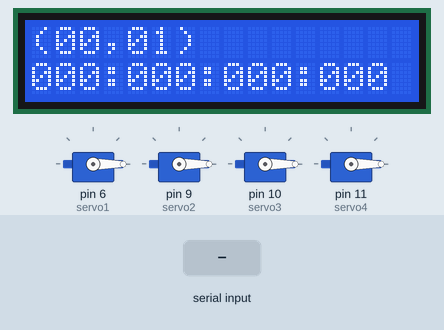
Bench run of a sketch on a simulated Arduino Uno, built with avr-gcc and run on an emulated ATmega328P. On the bench: 16×2 character LCD, 4 × servo. Inputs (shaded band) come from the test bench.

Above: at 1.2 s.
1.3 s: "90,45," received over Serial
At 4.1 s:
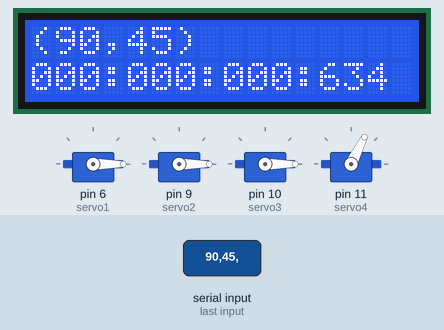
4.3 s: "1," received over Serial
At 6.0 s:
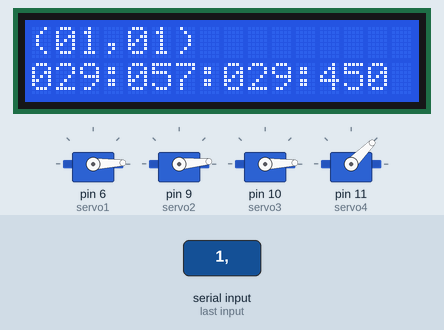
7.1 s: "5," received over Serial
At 9.8 s:
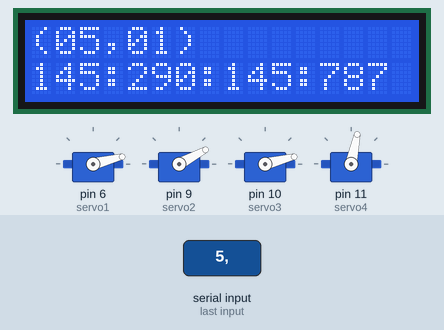
10.1 s: "90," received over Serial
At 12.8 s:
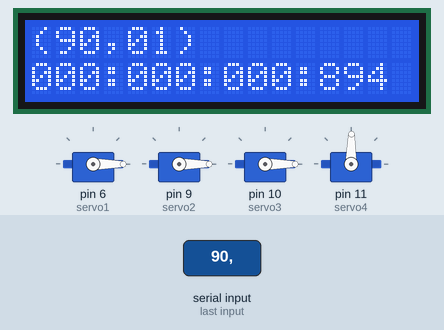
Timing chart, 0 to 14.1 s (numbered marks = the images above; inputs shaded):
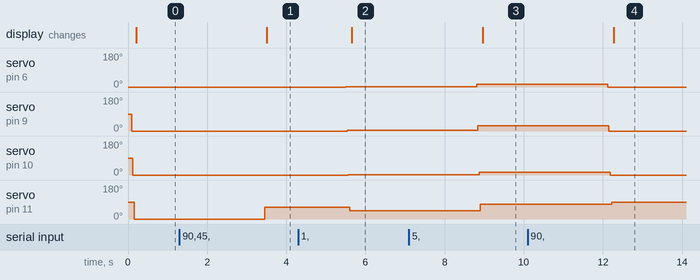

Measured:
- after the input at 1.3 s, servo on pin 11 (servo4): 0° → 63° after 2.1 s; the display: changes after 2.2 s (image 1)
- after the input at 4.3 s, servo on pin 6 (servo1): 0° → 2° after 1.2 s; servo on pin 9 (servo2): 0° → 5° after 1.2 s; servo on pin 10 (servo3): 0° → 2° after 1.3 s; servo on pin 11 (servo4): 63° → 45° after 1.3 s; the display: changes after 1.4 s (image 2)
- after the input at 7.1 s, servo on pin 6 (servo1): 2° → 14° after 1.7 s; servo on pin 9 (servo2): 5° → 28° after 1.7 s; servo on pin 10 (servo3): 2° → 14° after 1.8 s; servo on pin 11 (servo4): 45° → 78° after 1.8 s; the display: changes after 1.9 s (image 3)
- after the input at 10.1 s, servo on pin 6 (servo1): 14° → 0° after 2.0 s; servo on pin 9 (servo2): 28° → 0° after 2.1 s; servo on pin 10 (servo3): 14° → 0° after 2.1 s; servo on pin 11 (servo4): 78° → 89° after 2.1 s; the display: changes after 2.2 s (image 4)

The sketch:

robotArm.ino
```cpp
/*
  OSOYOO製のLCDを使用しています．
  仕様については次は参照してください．
  http://osoyoo.com/2014/12/07/16x2-i2c-liquidcrystal-displaylcd/
*/

#include <Wire.h>
#include <LiquidCrystal_I2C.h>
#include <Servo.h>
#define l 10.0 //アームの長さ

LiquidCrystal_I2C lcd(0x3f, 16, 2); //I2Cアドレスを指定
Servo servo1;
Servo servo2;
Servo servo3;
Servo servo4;

int x = 0; //ペン先の直行座標
int y = 0;

void setup() {
  lcd.init(); //LCDを初期化

  // 制御信号を送る出力ピンの設定
  servo1.attach(6);
  servo2.attach(9);
  servo3.attach(10);
  servo4.attach(11);

  Serial.begin(9600);
}

void loop() {

  if (Serial.available() > 0) { //シリアル通信でx,y座標を指定する
    String preX = Serial.readStringUntil(',');
    x = preX.toInt();

    String preY = Serial.readStringUntil(';');
    y = preY.toInt();
  }

  float s1, s2, s3, s4; //４つのサーボの回転角
  float oldS1, oldS2, oldS3, oldS4; //１フレーム前の４つのサーボの回転角

  int penOff, r; /*ペンを下ろすときpenOff = 0
                  ペンを上げるときpenOff = 1 */
  r = sqrt(pow(x, 2) + pow(y, 2)); //極座標(r,s4)のrを定める

  //ゼロ割りを回避する
  if (y == 0) {
    y = 1;
  }
  s1 = asin(x / (2 * l)) * (180 / PI); //s1を定義
  s2 = s1 * 2; //s2を定義
  s3 = s1; //s3を定義
  s4 = atan(x / y) * (180 / PI); //s4を定義

  // servos(s1, s2, s3, s4); //サーボ４つまとめて動かす独自関数
  servo1Move(oldS1, s1);
  servo2Move(oldS2, s2);
  servo3Move(oldS3, s3);
  servo4Move(oldS4, s4);

  servoLCD(s1, s2, s3, s4); //s1,s2,s3,s4のそれぞれの値をLCDで表示する関数

  oldS1 = s1;
  oldS2 = s2;
  oldS3 = s3;
  oldS4 = s4;
  delay(1000); //１秒間停止
}

/*
  void servos(int servo1_angle, int servo2_angle, int servo3_angle, int servo4_angle) {
   ４つのサーボの回転角
     をそれぞれ指定して動かす関数

  servo1.write(servo1_angle);
  servo2.write(servo2_angle);
  servo3.write(servo3_angle);
  servo4.write(servo4_angle);
  }*/

void servo1Move(float oldS, float s) {
  int dif = s - oldS;
  for (int i = 0; i < int(dif); i++) {
    servo1.write(i);
  }
  servo1.write(dif);
  delay(30);
}
void servo2Move(float oldS, float s) {
  int dif = s - oldS;
  for (int i = 0; i < int(dif); i++) {
    servo2.write(i);
  }
  servo2.write(dif);
  delay(30);
}
void servo3Move(float oldS, float s) {
  int dif = s - oldS;
  for (int i = 0; i < int(dif); i++) {
    servo3.write(i);
  }
  servo3.write(dif);
  delay(30);
}
void servo4Move(float oldS, float s) {
  int dif = s - oldS;
  for (int i = 0; i < int(dif); i++) {
    servo4.write(i);
  }
  servo4.write(dif);
  delay(30);
}


void servoLCD(float s1, float s2, float s3, float s4) {
  /* LCDに指定した座標とサーボの回転角を表示する関数
  */
  lcd.backlight(); //LCDのバックライトをつける
  lcd.setCursor(0, 0); //LCDの１段目に表示
  lcd.print("(");
  lcd.print(zeroPad(2, x));
  lcd.print(',');
  lcd.print(zeroPad(2, y));
  lcd.print(")");

  String sa = zeroPad(3, round(s1 * 10));
  String sb = zeroPad(3, round(s2 * 10));
  String sc = zeroPad(3, round(s3 * 10));
  String sd = zeroPad(3, round(s4 * 10));

  lcd.setCursor(0, 1); //LCDの２段目に表示
  lcd.print(sa);
  lcd.print(':');
  lcd.print(sb);
  lcd.print(':');
  lcd.print(sc);
  lcd.print(':');
  lcd.print(sd);

}


String zeroPad(int numLength, int num) {
  /* numをnumLength桁になるようにゼロ埋めしたString型の変数で返す関数
  */
  byte minus = 0;
  if (num < 0) {
    num = abs(num);
    minus = 1;
  }

  String NUM = String(num);
  String ZERO = "0";

  if (num == 0) {
    for (int i = 2; i <= numLength; i++) {
      ZERO.concat(NUM);
      NUM = ZERO;
      ZERO = "0";
    }
  } else {
    for (int i = 1; i <= numLength - minus; i++) {
      if (0 < num && num < pow(10, i - 1)) {
        ZERO.concat(NUM);
        NUM = ZERO;
        ZERO = "0";
      }
    }
  }

  if (minus == 1) {
    String MINUS = "-";
    MINUS.concat(NUM);
    NUM = MINUS;
    num = -num;
  }
  return (NUM);
}
```
